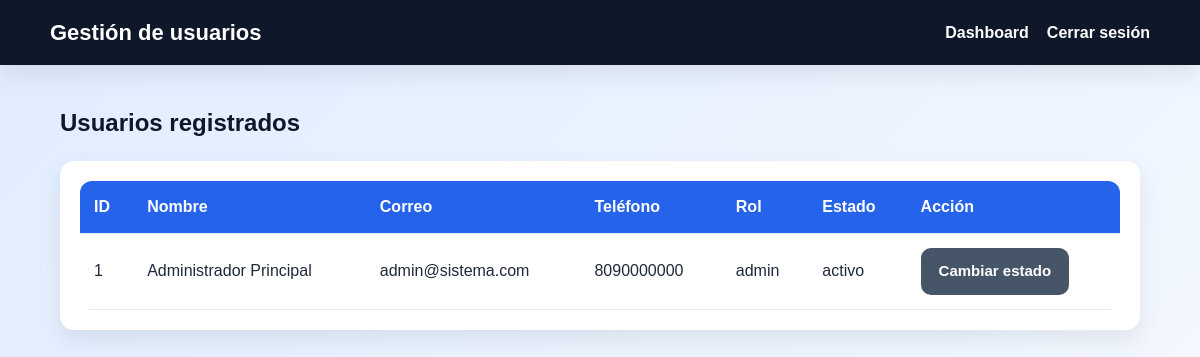
The app's page /public/usuarios.php (signed in) with its own data.
### tables this page shows
CREATE TABLE usuarios (
    id INT AUTO_INCREMENT PRIMARY KEY,
    nombre VARCHAR(100) NOT NULL,
    apellido VARCHAR(100) NOT NULL,
    correo VARCHAR(150) NOT NULL UNIQUE,
    telefono VARCHAR(20),
    password VARCHAR(100) NOT NULL,
    rol_id INT NOT NULL,
    estado ENUM('activo', 'inactivo') DEFAULT 'activo',
    fecha_creacion TIMESTAMP DEFAULT CURRENT_TIMESTAMP,
    FOREIGN KEY (rol_id) REFERENCES roles(id)
);

CREATE TABLE roles (
    id INT AUTO_INCREMENT PRIMARY KEY,
    nombre VARCHAR(50) NOT NULL UNIQUE
);

### public/usuarios.php (the view, shortened to what this page needs)
<?php
require_once __DIR__ . '/../config/database.php';
$sql = "
    SELECT u.id, u.nombre, u.apellido, u.correo, u.telefono, u.estado, r.nombre AS rol
    FROM usuarios u
    INNER JOIN roles r ON u.rol_id = r.id
    ORDER BY u.id DESC
";
$usuarios = $pdo->query($sql)->fetchAll();
?>
<!DOCTYPE html>
<html lang="es">
<head>
    <link rel="stylesheet" href="../assets/css/style.css">
</head>
<body>
<div class="navbar">
    <div class="container-nav">
        <h1>Gestión de usuarios</h1>
        <ul>
            <li><a href="dashboard.php">Dashboard</a></li>
            <li><a href="logout.php">Cerrar sesión</a></li>
        </ul>
    </div>
</div>
<div class="container">
    <h2 class="page-title">Usuarios registrados</h2>
    <div class="table-container">
        <table class="table-modern">
            <thead>
                <tr>
                    <th>ID</th>
                    <th>Nombre</th>
                    <th>Correo</th>
                    <th>Teléfono</th>
                    <th>Rol</th>
                    <th>Estado</th>
                    <th>Acción</th>
                </tr>
            </thead>
            <tbody>
                <?php foreach ($usuarios as $u): ?>
                    <tr>
                        <td><?php echo $u['id']; ?></td>
                        <td><?php echo htmlspecialchars($u['nombre'] . ' ' . $u['apellido']); ?></td>
                        <td><?php echo htmlspecialchars($u['correo']); ?></td>
                        <td><?php echo htmlspecialchars($u['telefono'] ?? ''); ?></td>
                        <td><?php echo htmlspecialchars($u['rol']); ?></td>
                        <td><?php echo htmlspecialchars($u['estado']); ?></td>
                        <td>
                            <a class="btn btn-secondary" href="toggle_usuario.php?id=<?php echo $u['id']; ?>">
                                Cambiar estado
                            </a>
                        </td>
                    </tr>
                <?php endforeach; ?>
            </tbody>
        </table>
    </div>
</div>
</body>
</html>

### assets/css/style.css (style rules this page uses)
* { margin: 0; padding: 0; box-sizing: border-box; }
:root { --color-primario: #2563eb; --color-primario-hover: #1d4ed8; --color-secundario: #0f172a; --color-fondo: #f1f5f9; --color-blanco: #ffffff; --color-texto: #1e293b; --color-texto-suave: #64748b; --color-exito: #16a34a; --color-error: #dc2626; --sombra: 0 10px 25px rgba(0, 0, 0, 0.08); --radio: 14px; --transicion: all 0.25s ease; }
body { font-family: Arial, Helvetica, sans-serif; background: linear-gradient(135deg, #e0ecff, #f8fbff); color: var(--color-texto); min-height: 100vh; line-height: 1.5; }
.container { width: 90%; max-width: 1100px; margin: 40px auto; }
.btn { display: inline-block; background: var(--color-primario); color: #fff; padding: 12px 18px; border: none; border-radius: 10px; font-size: 15px; font-weight: bold; cursor: pointer; text-align: center; text-decoration: none; transition: var(--transicion); }
.btn-secondary { background: #475569; }
a { color: var(--color-primario); text-decoration: none; }
.navbar { background: var(--color-secundario); color: white; padding: 16px 30px; box-shadow: var(--sombra); }
.navbar .container-nav { max-width: 1100px; margin: 0 auto; display: flex; justify-content: space-between; align-items: center; gap: 20px; }
.navbar h1 { font-size: 22px; }
.navbar ul { list-style: none; display: flex; gap: 18px; align-items: center; }
.navbar ul li a { color: white; font-weight: bold; }
.table-container { overflow-x: auto; background: #fff; border-radius: 14px; box-shadow: var(--sombra); padding: 20px; }
table { width: 100%; border-collapse: collapse; }
table thead { background: var(--color-primario); color: white; }
table th, table td { padding: 14px 12px; text-align: left; border-bottom: 1px solid #e2e8f0; }
.page-title { margin-bottom: 20px; color: var(--color-secundario); }
.table-modern { width: 100%; border-collapse: collapse; border-radius: 12px; overflow: hidden; }
.table-modern thead { background: var(--color-primario); color: white; }
.table-modern th, .table-modern td { padding: 14px; text-align: left; }
.table-modern tbody tr { background: white; transition: 0.2s; }

### records on screen
usuarios: id "1", nombre+apellido "Administrador Principal", correo "admin@sistema.com", telefono "8090000000", rol.nombre "admin", estado "activo"
